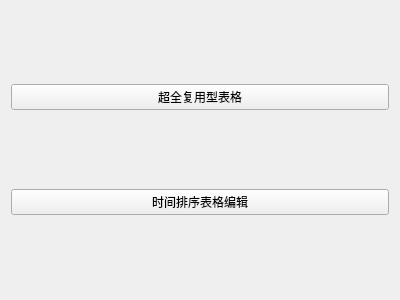
<?xml version="1.0" encoding="UTF-8"?>
<ui version="4.0">
 <class>ChooseTable</class>
 <widget class="QWidget" name="ChooseTable">
  <property name="geometry">
   <rect>
    <x>0</x>
    <y>0</y>
    <width>400</width>
    <height>300</height>
   </rect>
  </property>
  <property name="windowTitle">
   <string>Form</string>
  </property>
  <layout class="QVBoxLayout" name="verticalLayout">
   <item>
    <widget class="QPushButton" name="pushButton">
     <property name="text">
      <string>超全复用型表格</string>
     </property>
    </widget>
   </item>
   <item>
    <widget class="QPushButton" name="pushButton_2">
     <property name="text">
      <string>时间排序表格编辑</string>
     </property>
    </widget>
   </item>
  </layout>
 </widget>
 <resources/>
 <connections/>
</ui>
